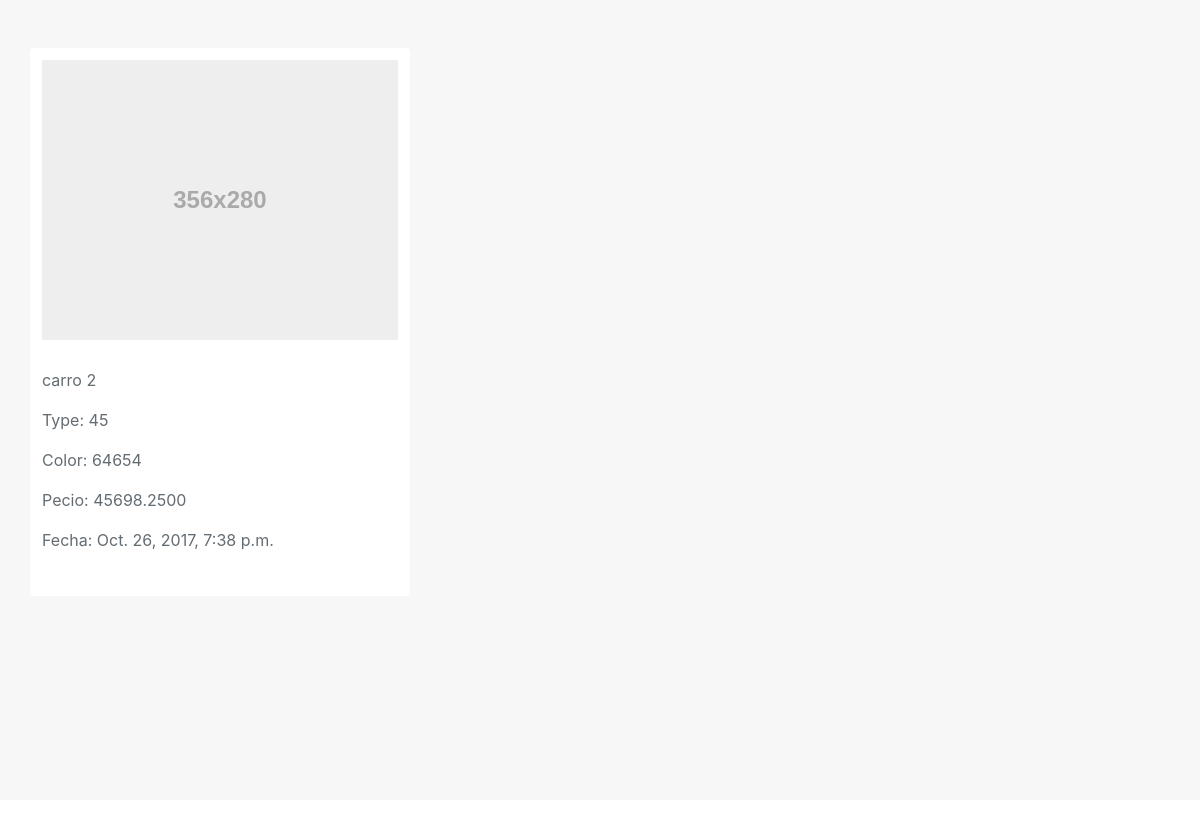
The app's page /cardetail/2/, older data.
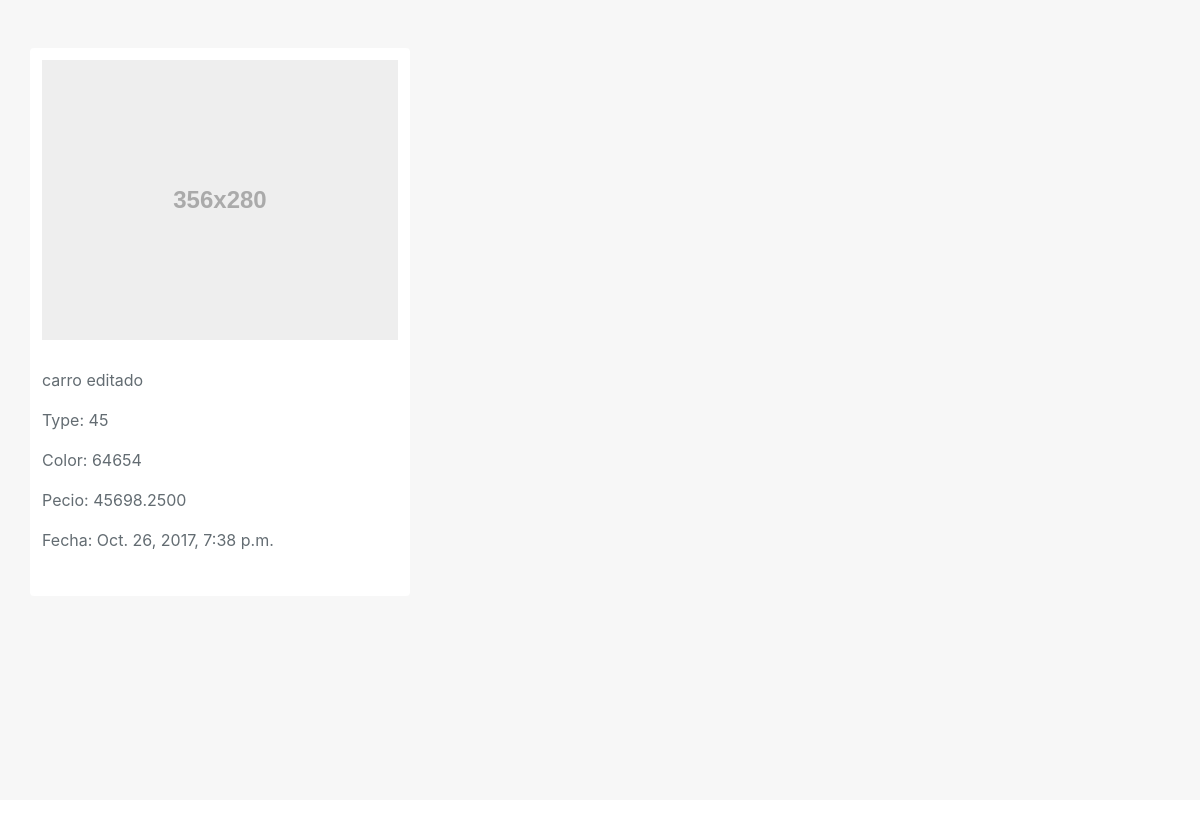
The same page, newer data.
### carros/models.py (models this page shows, shortened)
class Car (models.Model):
    ttype = models.CharField(max_length=140)
    year =  models.CharField(max_length=140)
    colour  =  models.CharField(max_length=140)
    price = models.DecimalField(max_digits=20,decimal_places=4,default=Decimal('0.0000'))
    created = models.DateTimeField(auto_now_add = True)

### carros/views.py (the view)
# urls.py: url(r'^cardetail/(?P<id>[0-9]+)/$', CarDetail.as_view(), name='car_detail'),
class CarDetail(DetailView):
    template_name = "car_detail.html"
    queryset = Car.objects.all()
    def get_object(self):
        id = self.kwargs.get("id")
        print id
        return Car.objects.get(id=id)

### carros/templates/car_detail.html (shortened to what this page needs)
{%load static%}
<!DOCTYPE html>
<html>
  <head>
    <link href="{% static 'static/bootstrap/css/bootstrap.min.css' %}" rel="stylesheet">
    <link href="{% static 'static/bootstrap/css/album.css' %}" rel="stylesheet">
  </head>
  <body>
    <div class="album text-muted">
      <div class="container">
        <div class="row">
          <div class="card">
            <img data-src="holder.js/100px280/thumb" alt="Card image cap">
            <p class="card-text">    <p>{{object.ttype}}</p>
                <p>Type: {{object.year}}</p>
                <p>Color: {{object.colour}}</p>
                <p>Pecio: {{object.price}}</p>
                <p>Fecha: {{object.created}}</p>
            </p>
          </div>
        </div>
      </div>
    </div>
  </body>
</html>

Row changes from the older to the newer data that the page shows:
changed Car: ttype "carro 2" → "carro editado"
